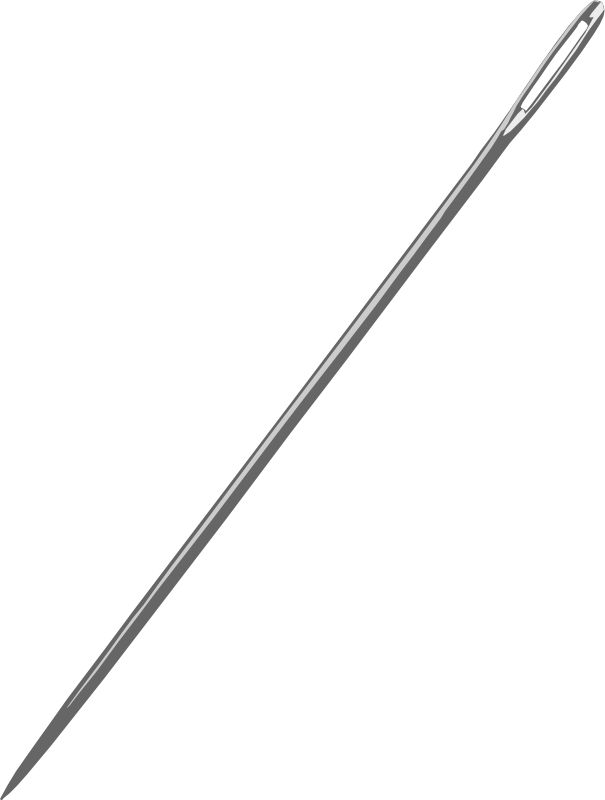
#> input picture figuras/Pycharm_Papoulis_Probability_Report/buffon_needle_2.png, 605 x 800 px
$ python buffon_needle_load_svg_image_test.py
#> lines starting #> are read from the running program, lines starting #| are printed output that depends on the picture; long printed decimals are rounded
import matplotlib.pyplot as plt
import numpy as np
import math
from mpl_toolkits.mplot3d import proj3d
from matplotlib.patches import FancyArrowPatch
from matplotlib.patches import Polygon, Rectangle
import matplotlib.colors as colors
from matplotlib import transforms
from scipy import ndimage

from matplotlib import cm
from matplotlib import rc


__author__ = 'ernesto'

# if use latex or mathtext
rc('text', usetex=False)
rc('mathtext', fontset='cm')


im = 'buffon_needle_2.png'
img = plt.imread(im)
#> img is the input picture: shape (800, 605, 4) float32; mean R, G, B, A 0.0189, 0.0189, 0.0189, 0.0356
fig, ax = plt.subplots()
ax.set_xlim(0, 60)
ax.set_ylim(0, 40)

# compute angle
theta = math.atan(img.shape[0]/img.shape[1])
#> theta = 0.923
print(theta)
#| 0.9233


frame_height = 25
frame_width = frame_height * img.shape[1] / img.shape[0]
#> frame_width = 18.91
x_start = 20
y_start = 15
ax.imshow(img, extent=[x_start, x_start + frame_width, y_start, y_start + frame_height])
ax.imshow(img, extent=[x_start + 10, x_start + frame_width + 10, y_start - 10, y_start+frame_height - 10])

# [4 lines of commented-out code are left out]

tr = transforms.Affine2D().rotate_deg(-30)
tr1 = transforms.Affine2D().rotate_deg_around(10, 10, -30)
tr2 = transforms.Affine2D().rotate_deg_around(10, 10, -180 * theta / math.pi)
#tr = transforms.Affine2D().rotate_deg(-180 * theta / math.pi)
#ax.imshow(img, transform=tr)
ax.imshow(img, extent=[10, 10 + frame_width, 10, 10+frame_height])
ax.imshow(img, transform=tr1 + ax.transData, extent=[10, 10 + frame_width, 10, 10+frame_height])
ax.imshow(img, transform=tr2 + ax.transData, extent=[10, 10 + frame_width, 10, 10+frame_height])

plt.plot([0, 60], [10, 10], 'k')

#ax.imshow(img, transform=tr, extent=[x_start, x_start + frame_width, y_start, y_start + frame_height])


plt.savefig('buffon_needle_load_svg_image_test.pdf', bbox_inches='tight', dpi=900)
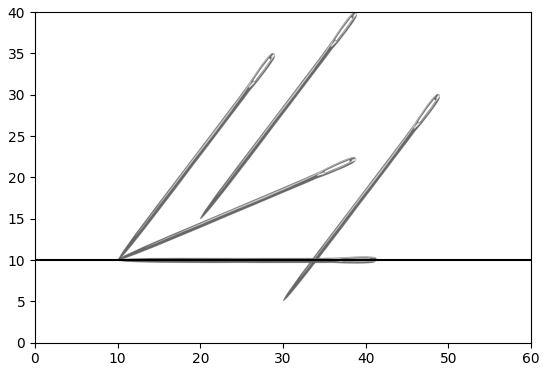
#> figure drawn by matplotlib, 1 panel
plt.show()
